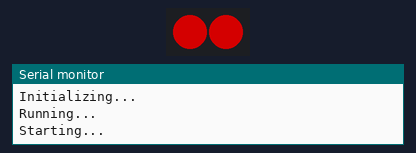
Bench run of a sketch on a simulated Arduino Mega 2560, built with avr-gcc and run on an emulated ATmega2560. Parts: 2 RGB LEDs in strip order, left to right, the last lines printed to the serial monitor. Dim RGB values are drawn brighter than linear.

Above: at 1.0 s.
At 5.0 s:
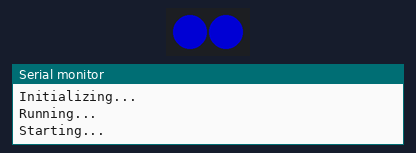
At 9.0 s:
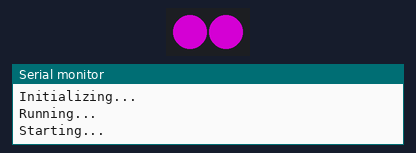
At 17.0 s:
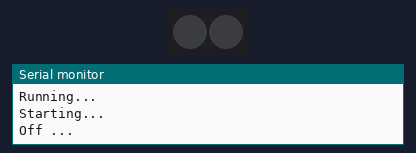
Timing chart, 0 to 23.4 s (numbered marks = the images above):
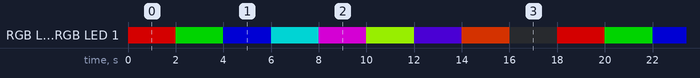

Measured:
- by itself, RGB LED 0, RGB LED 1: repeats every 18.0 s: RGB(0, 128, 0) 2.0 s, RGB(0, 0, 128) 2.0 s, RGB(0, 128, 128) 2.0 s, RGB(128, 0, 128) 2.0 s, RGB(128, 200, 0) 2.0 s, RGB(45, 0, 128) 2.0 s, RGB(128, 30, 0) 2.0 s, off 2.0 s, RGB(128, 0, 0) 2.0 s
- by itself, everything shown: repeats every 18.0 s, in 9 steps

The sketch:

TestStateLEDs.ino
```cpp
// Library for rgb state leds on the main board
#include <NeoPixelBus.h>

const uint16_t PixelCount = 2;  // there are two rgb led on the main board
const uint8_t PixelPin = 42;    // make sure to set this to the correct pin

// Color saturation value, range 1:128
#define max 128

// this initialization works
NeoPixelBus<NeoGrbFeature, NeoWs2812xMethod> strip(PixelCount, PixelPin);


RgbColor red(max, 0, 0);
RgbColor green(0, max, 0);
RgbColor blue(0, 0, max);

RgbColor cyan(0, max, max);
RgbColor magenta(max, 0, max);
RgbColor yellow(max, 200, 0);

RgbColor orange(max, 30, 0);
RgbColor purple(45, 0, max);
RgbColor springreen(0, max, max / 2);

RgbColor white(max);
RgbColor black(0);


void setup() {
  Serial.begin(115200);
  while (!Serial)
    ;  // wait for serial attach

  Serial.println();
  Serial.println("Initializing...");
  Serial.flush();

  // this resets all the neopixels to an off state
  strip.Begin();
  strip.Show();


  Serial.println();
  Serial.println("Running...");
}

void loop() {
  colortest();
}

void lightup(RgbColor color0, RgbColor color1) {
  strip.SetPixelColor(0, color0);
  strip.SetPixelColor(1, color1);
  strip.Show();
}

void turnoff() {
  // turn off the pixels
  strip.SetPixelColor(0, black);
  strip.SetPixelColor(1, black);
  strip.Show();
}

void colortest(){
  Serial.println("Starting...");
  lightup(red, red);
  delay(2000);
  lightup(green, green);
  delay(2000);
  lightup(blue, blue);
  delay(2000);
  lightup(cyan, cyan);
  delay(2000);
  lightup(magenta, magenta);
  delay(2000);
  lightup(yellow, yellow);
  delay(2000);
  lightup(purple, purple);
  delay(2000);
  lightup(orange, orange);
  delay(2000);

  Serial.println("Off ...");
  turnoff();
  delay(2000);
}
```
